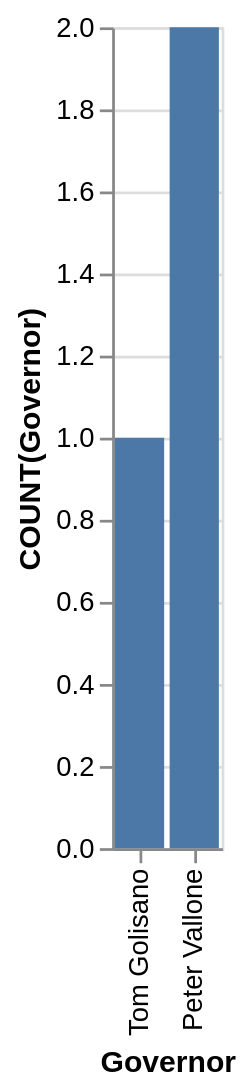

Describe this chart as a Vega-Lite specification.
### Vega-Lite specification from a JSON file in a GitHub repository (floating-point values rounded to 4 significant figures)
{"data": {"values": [{"x_data": "Tom Golisano", "y_data": 1}, {"x_data": "Peter Vallone", "y_data": 2}]}, "mark": "bar", "encoding": {"x": {"field": "x_data", "type": "nominal", "title": "Governor", "sort": {"op": "sum", "field": "y_data", "order": "ascending"}}, "y": {"field": "y_data", "type": "quantitative", "title": "COUNT(Governor)"}}}
